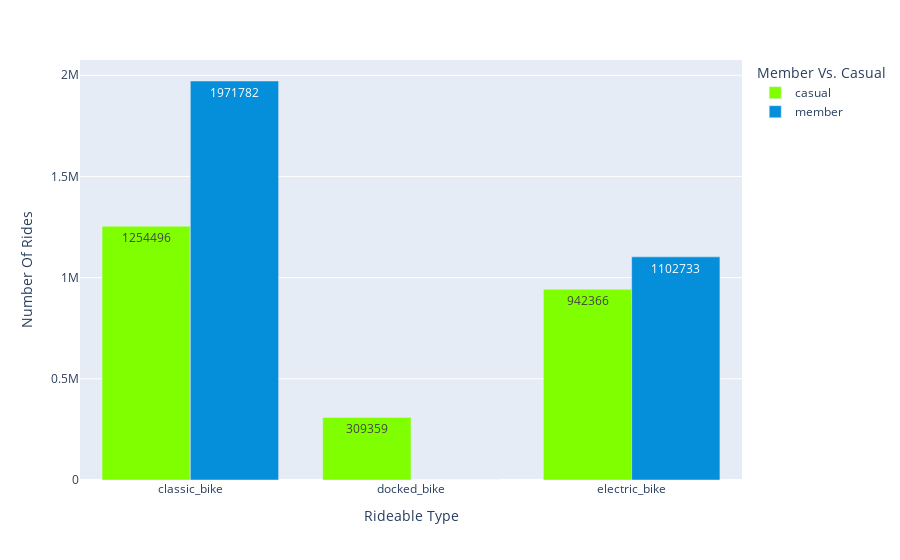

The code cell stored with this chart in its notebook:
### Code cell
# Plotting..
px.bar(figure6, x = 'rideable_type', y = 'ride_id',
        color = 'member_casual',
        barmode='group',
        text = 'ride_id', 
        labels = {'ride_id': 'Number Of Rides', 'member_casual': 'Member Vs. Casual', 'rideable_type' : 'Rideable Type'},
        hover_name = 'member_casual', hover_data = {'member_casual': False, 'ride_length': False}, 
        color_discrete_map = {'casual': '#7FFF00', 'member': '#058ED9'})

### Figure 1 — Plotly figure (JSON) as saved in the notebook; plotly's stock layout.template omitted (floating-point values rounded to 4 significant figures)
{"data": [{"alignmentgroup": "True", "customdata": [["casual", 1254496], ["casual", 309359], ["casual", 942366]], "hovertemplate": "<b>%{hovertext}</b><br><br>Rideable Type=%{x}<br>Number Of Rides=%{text}<extra></extra>", "hovertext": ["casual", "casual", "casual"], "legendgroup": "casual", "marker": {"color": "#7FFF00", "pattern": {"shape": ""}}, "name": "casual", "offsetgroup": "casual", "orientation": "v", "showlegend": true, "text": [1254000.0, 309400.0, 942400.0], "textposition": "auto", "type": "bar", "x": ["classic_bike", "docked_bike", "electric_bike"], "xaxis": "x", "y": [1254496, 309359, 942366], "yaxis": "y"}, {"alignmentgroup": "True", "customdata": [["member", 1971782], ["member", 0], ["member", 1102733]], "hovertemplate": "<b>%{hovertext}</b><br><br>Rideable Type=%{x}<br>Number Of Rides=%{text}<extra></extra>", "hovertext": ["member", "member", "member"], "legendgroup": "member", "marker": {"color": "#058ED9", "pattern": {"shape": ""}}, "name": "member", "offsetgroup": "member", "orientation": "v", "showlegend": true, "text": [1972000.0, 0.0, 1103000.0], "textposition": "auto", "type": "bar", "x": ["classic_bike", "docked_bike", "electric_bike"], "xaxis": "x", "y": [1971782, 0, 1102733], "yaxis": "y"}], "layout": {"barmode": "group", "legend": {"title": {"text": "Member Vs. Casual"}, "tracegroupgap": 0}, "margin": {"t": 60}, "xaxis": {"anchor": "y", "domain": [0.0, 1.0], "title": {"text": "Rideable Type"}}, "yaxis": {"anchor": "x", "domain": [0.0, 1.0], "title": {"text": "Number Of Rides"}}}}
